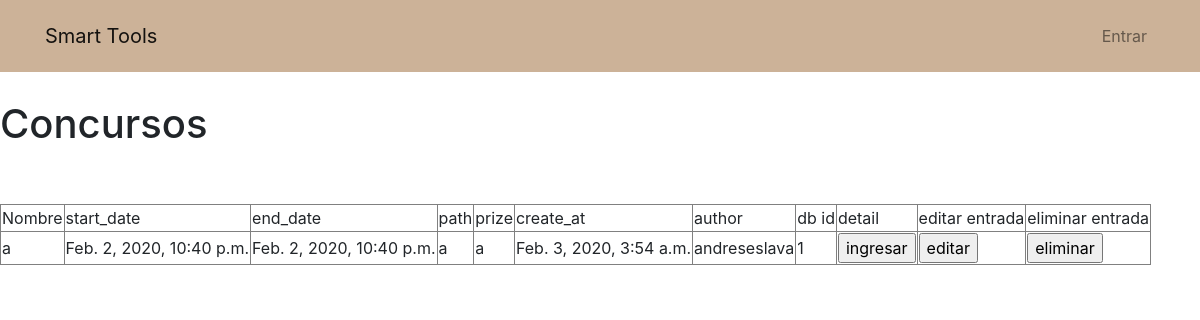
The page /contest_list on the database as committed earlier.
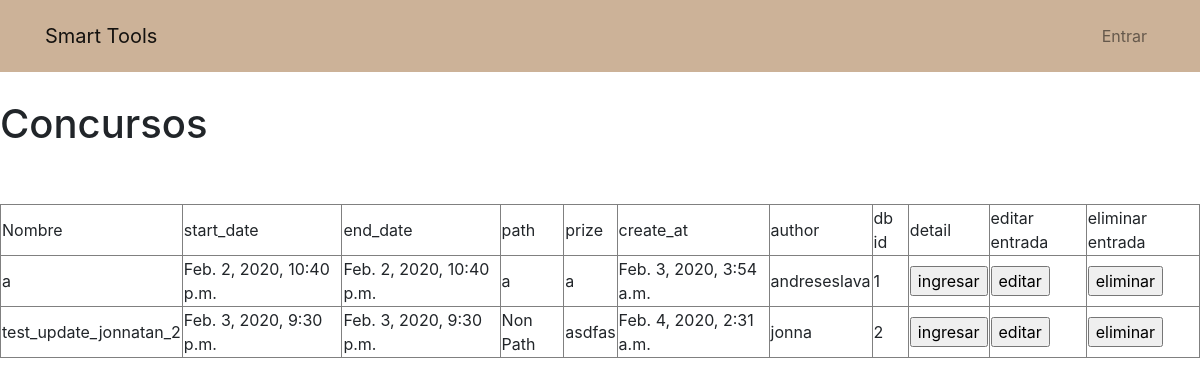
The same page on the database as committed later.
### contests/models.py (models this page shows, shortened)
class Contest(models.Model):
    name = models.CharField(max_length=150, default='Non Name')
    startDate = models.DateTimeField(default=datetime.now())
    endDate = models.DateTimeField(default=datetime.now())
    path = models.CharField(max_length=8, default='Non Path')
    prize = models.CharField(max_length=500, null=True)
    created_at = models.DateTimeField(auto_now_add=False)
    logo = models.FileField(upload_to='logos',null=True)
    author = models.ForeignKey(settings.AUTH_USER_MODEL, on_delete=models.CASCADE, null=False, blank=False, default=1)

### contests/views.py (the view)
# urls.py: url('contest_list', views.ContestListView.as_view(model=Contest), name='contest-list'),
class ContestListView(ListView):
    model = ContestForm
    context_object_name = "tutorials"

### contests/templates/contests/contest_list.html
{% extends 'template-out.html' %}
{% block content %}
<div>
    <h1>Concursos </h1>
</div>
<div>
    <br>
    <br>
    <table border="1px">
        <td>Nombre</td>
        <td>start_date</td>
        <td>end_date</td>
        <td>path</td>
        <td>prize</td>
        <td>create_at</td>
        <td>author</td>
        <td>db id</td>
        <td>detail</td>
        <td>editar entrada</td>
        <td>eliminar entrada</td>
        {% for tut in tutorials %}
        <tr>
            <td>{{tut.name}}</td>
            <td>{{tut.startDate}}</td>
            <td>{{tut.endDate}}</td>
            <td>{{tut.path}}</td>
            <td>{{tut.prize}}</td>
            <td>{{tut.created_at}}</td>
            <td>{{tut.author}}</td>
            <td>{{tut.id}}</td>
            <td><a href="{% url 'contest-object-list' tut.id %}"><input type="button" value="ingresar"></a></td>
            <td><a href="{% url 'contest-update' tut.id %}"><input type="button" value="editar"></a></td>
            <td><a href="{% url 'contest-delete' tut.id %}"><input type="button" value="eliminar"></a></td>
        </tr>
        {% endfor %}
    </table>
</div>
{% endblock %}

Rows that differ between the two databases and show on the page:
added Contest: name "test_update_jonnatan_2", startDate "Feb. 3, 2020, 9:30 p.m.", endDate "Feb. 3, 2020, 9:30 p.m.", path "Non Path", prize "asdfas", created_at "Feb. 4, 2020, 2:31 a.m.", author "jonna", id "2"
